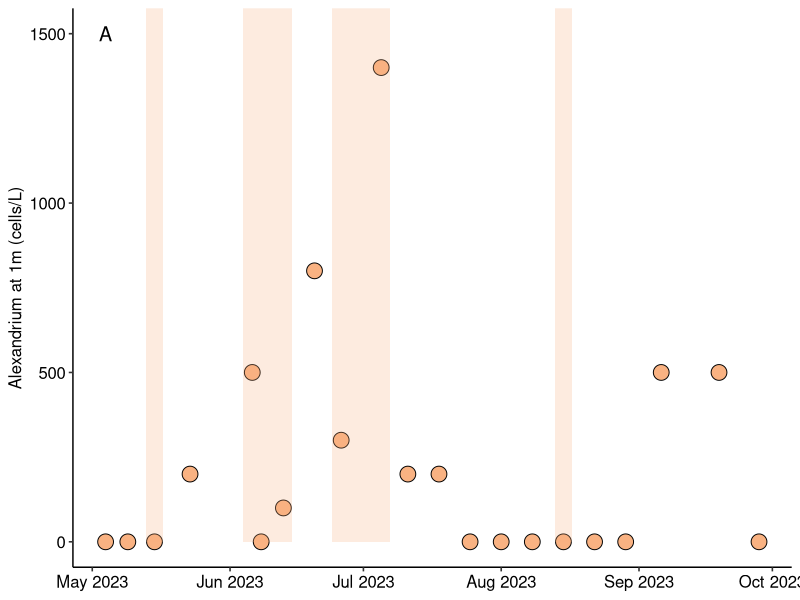
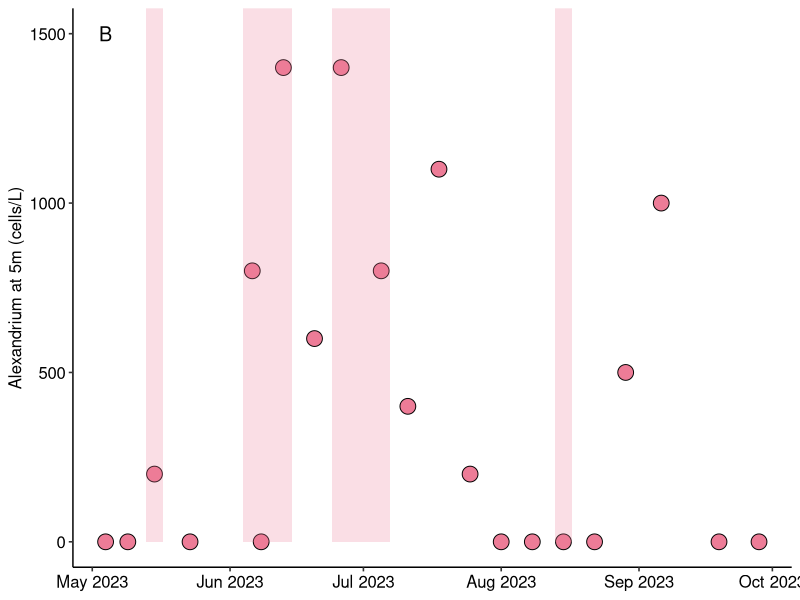
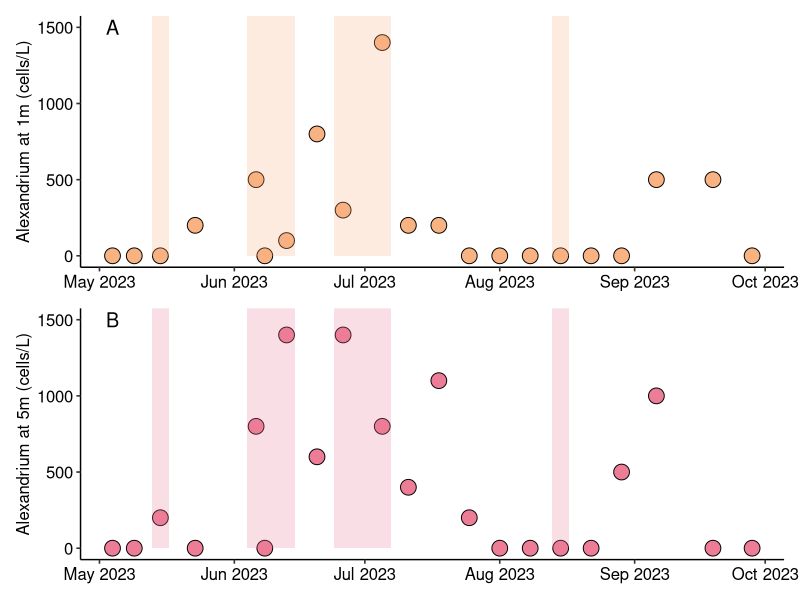

Source code (R) for these figures, in order: (Note: this script raises an error after producing the figures.)
## ---- chunk 1
knitr::opts_chunk$set(echo = TRUE)
## ---- chunk 2
#install.packages("ggplot2")
#install.packages("ggpubr")
#install.packages("patchwork")
#install.packages("reshape2")
## ---- chunk 3
library(ggplot2)
library(ggpubr)
library(patchwork)
library(reshape2)
## ---- chunk 4
alex <- read.csv("../Data/Alexandrium_MicroscopeCounts.csv")
## ---- chunk 5
alex$Date <- as.Date(alex$Date, "%m/%d/%Y")
## ---- chunk 6
alex$Presence_NetTow <- ifelse(alex$Count_Net==0, "No", "Yes")
## ---- chunk 7
sunset_5 <- hcl.colors(5, palette = "Sunset")
## ---- chunk 8
plot_1m <- ggplot(alex, aes(x = Date, y = Count_1m_L)) +
  geom_point(size = 5, shape = 21, fill = "#F9B282") +
  theme_pubr() +
  scale_x_date(date_breaks = "1 month", date_labels = "%b %Y") +
  labs(x = NULL, y = "Alexandrium at 1m (cells/L)") +
annotate("text", x=as.Date("2023-05-04"), y=1500, label = "A", size = 5) +
annotate("rect", xmin=as.Date("2023-05-13"), xmax=as.Date("2023-05-17"), ymin = 0, ymax=Inf, fill = "#F9B282", alpha = 0.25) +
annotate("rect", xmin=as.Date("2023-06-04"), xmax=as.Date("2023-06-15"), ymin = 0, ymax=Inf, fill = "#F9B282", alpha = 0.25) +
annotate("rect", xmin=as.Date("2023-06-24"), xmax=as.Date("2023-07-07"), ymin = 0, ymax=Inf, fill = "#F9B282", alpha = 0.25) +
annotate("rect", xmin=as.Date("2023-08-13"), xmax=as.Date("2023-08-17"), ymin = 0, ymax=Inf, fill = "#F9B282", alpha = 0.25)
plot_1m
## ---- chunk 9
plot_5m <- ggplot(alex, aes(x = Date, y = Count_5m_L)) +
  geom_point(size = 5, shape = 21, fill = "#ED7C97") +
  theme_pubr() +
  scale_x_date(date_breaks = "1 month", date_labels = "%b %Y") +
  labs(x = NULL, y = "Alexandrium at 5m (cells/L)") +
annotate("text", x=as.Date("2023-05-04"), y=1500, label = "B", size = 5) +
annotate("rect", xmin=as.Date("2023-05-13"), xmax=as.Date("2023-05-17"), ymin = 0, ymax=Inf, fill = "#ED7C97", alpha = 0.25) +
annotate("rect", xmin=as.Date("2023-06-04"), xmax=as.Date("2023-06-15"), ymin = 0, ymax=Inf, fill = "#ED7C97", alpha = 0.25) +
annotate("rect", xmin=as.Date("2023-06-24"), xmax=as.Date("2023-07-07"), ymin = 0, ymax=Inf, fill = "#ED7C97", alpha = 0.25) +
annotate("rect", xmin=as.Date("2023-08-13"), xmax=as.Date("2023-08-17"), ymin = 0, ymax=Inf, fill = "#ED7C97", alpha = 0.25)
plot_5m
## ---- chunk 10
jpeg("../Figures/Fig3.jpg", width = 8, height = 10, units="in", res=600)
plot_1m / plot_5m 
## ---- chunk 11
alex_na <- na.omit(alex)
## ---- chunk 12
lm_1m_5m <- lm(alex_na$Count_1m_L ~ alex_na$Count_5m_L)
summary(lm_1m_5m)
## ---- chunk 13
plot_1m_5m <- ggplot(alex_na, aes(Count_1m_L, Count_5m_L)) + geom_point() + 
  stat_poly_line() +
  stat_poly_eq(use_label(c("R2", "p")))
plot_1m_5m
